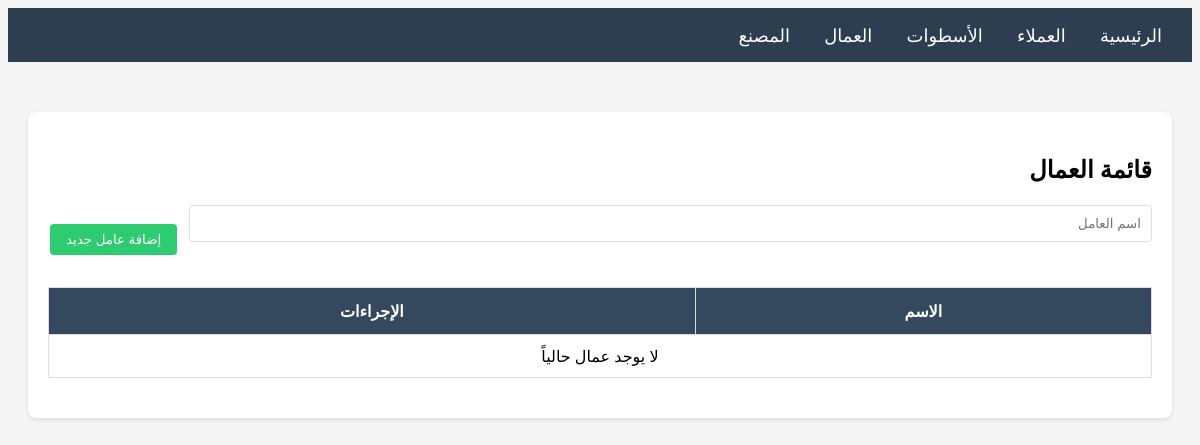
The page /workers/ on the database as committed earlier.
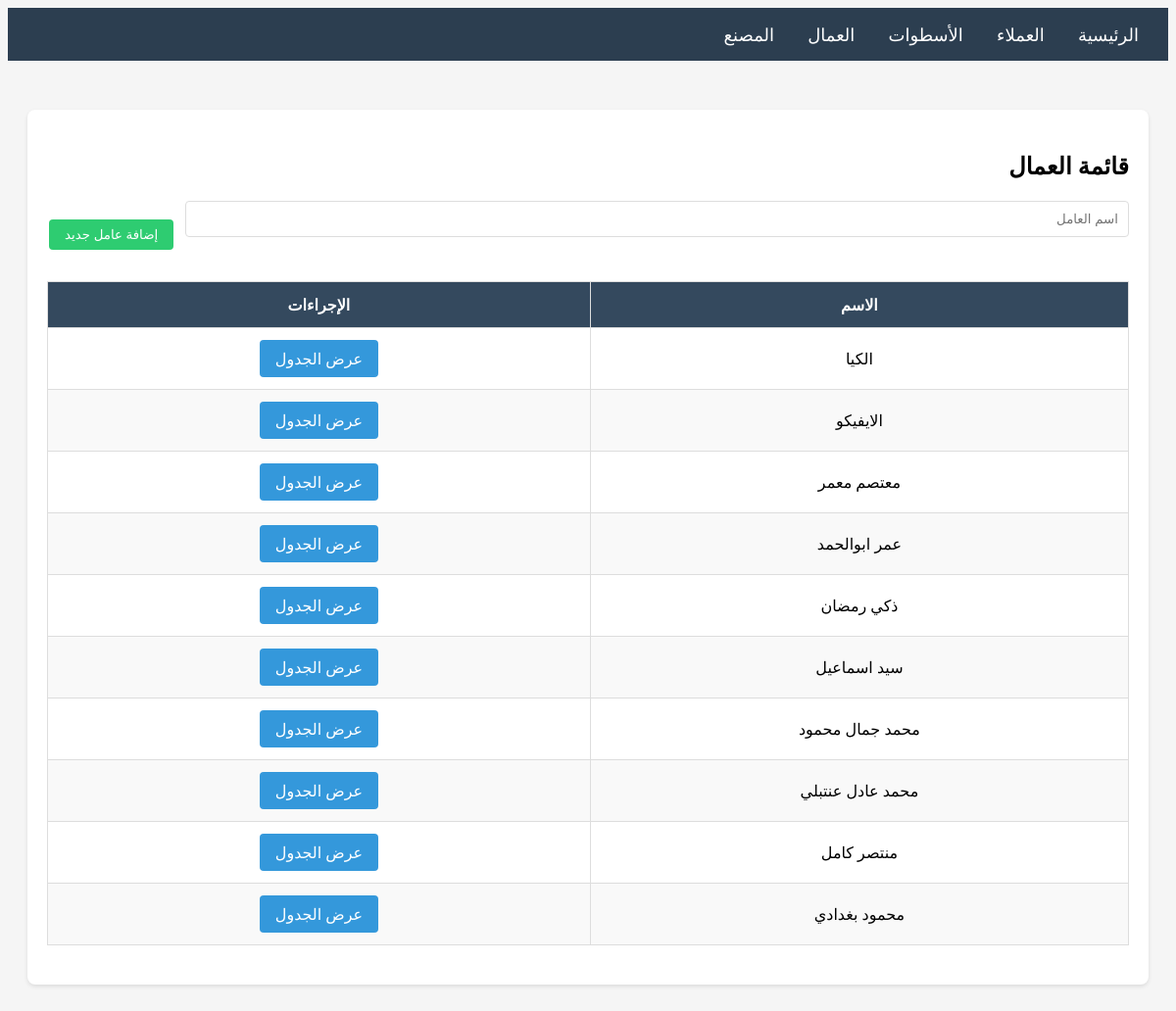
The same page on the database as committed later.
### main/models.py (models this page shows, shortened)
class Worker(models.Model):
    name = models.CharField(max_length=200, verbose_name='اسم العامل')
    created_at = models.DateTimeField(auto_now_add=True)
    class Meta:
        verbose_name = 'عامل'
        verbose_name_plural = 'العمال'
        ordering = ['-created_at']

### main/views.py (the view)
# urls.py: path('workers/', views.worker_list, name='worker_list'),
def worker_list(request):
    workers = Worker.objects.all()
    if request.method == 'POST':
        form = WorkerForm(request.POST)
        if form.is_valid():
            form.save()
            messages.success(request, 'تم إضافة العامل بنجاح')
            return redirect('worker_list')
    else:
        form = WorkerForm()
    return render(request, 'main/worker_list.html', {'workers': workers, 'form': form})

### main/forms.py
class WorkerForm(forms.ModelForm):
    class Meta:
        model = Worker
        fields = ['name']
        widgets = {
            'name': forms.TextInput(attrs={'class': 'form-control', 'placeholder': 'اسم العامل'}),
        }

### main/templates/main/worker_list.html (shortened to what this page needs)
{% extends 'main/base.html' %}
{% block content %}
<div class="card">
    <h2>قائمة العمال</h2>
    <form method="POST" style="margin-bottom: 30px;">
        <div style="display: flex; gap: 10px; align-items: end;">
            <div class="form-group" style="flex: 1;">
                {{ form.name }}
            </div>
            <button type="submit" class="btn btn-success">إضافة عامل جديد</button>
        </div>
    </form>
    <div class="table-container">
        <table>
            <thead>
                <tr>
                    <th>الاسم</th>
                    <th>الإجراءات</th>
                </tr>
            </thead>
            <tbody>
                {% for worker in workers %}
                <tr>
                    <td>{{ worker.name }}</td>
                    <td>
                        <a href="{% url 'worker_detail' worker.pk %}" class="btn btn-primary">عرض الجدول</a>
                    </td>
                </tr>
                {% empty %}
                <tr>
                    <td colspan="2" style="text-align: center;">لا يوجد عمال حالياً</td>
                </tr>
                {% endfor %}
            </tbody>
        </table>
    </div>
</div>
{% endblock %}

Rows that differ between the two databases and show on the page:
added Worker: name "الكيا"
added Worker: name "الايفيكو"
added Worker: name "معتصم معمر"
added Worker: name "عمر ابوالحمد"
added Worker: name "ذكي رمضان"
added Worker: name "سيد اسماعيل"
added Worker: name "محمد جمال محمود"
added Worker: name "محمد عادل عنتبلي"
added Worker: name "منتصر كامل"
added Worker: name "محمود بغدادي"
Other text that changed with them:
text no longer shown: "لا يوجد عمال حالياً"
